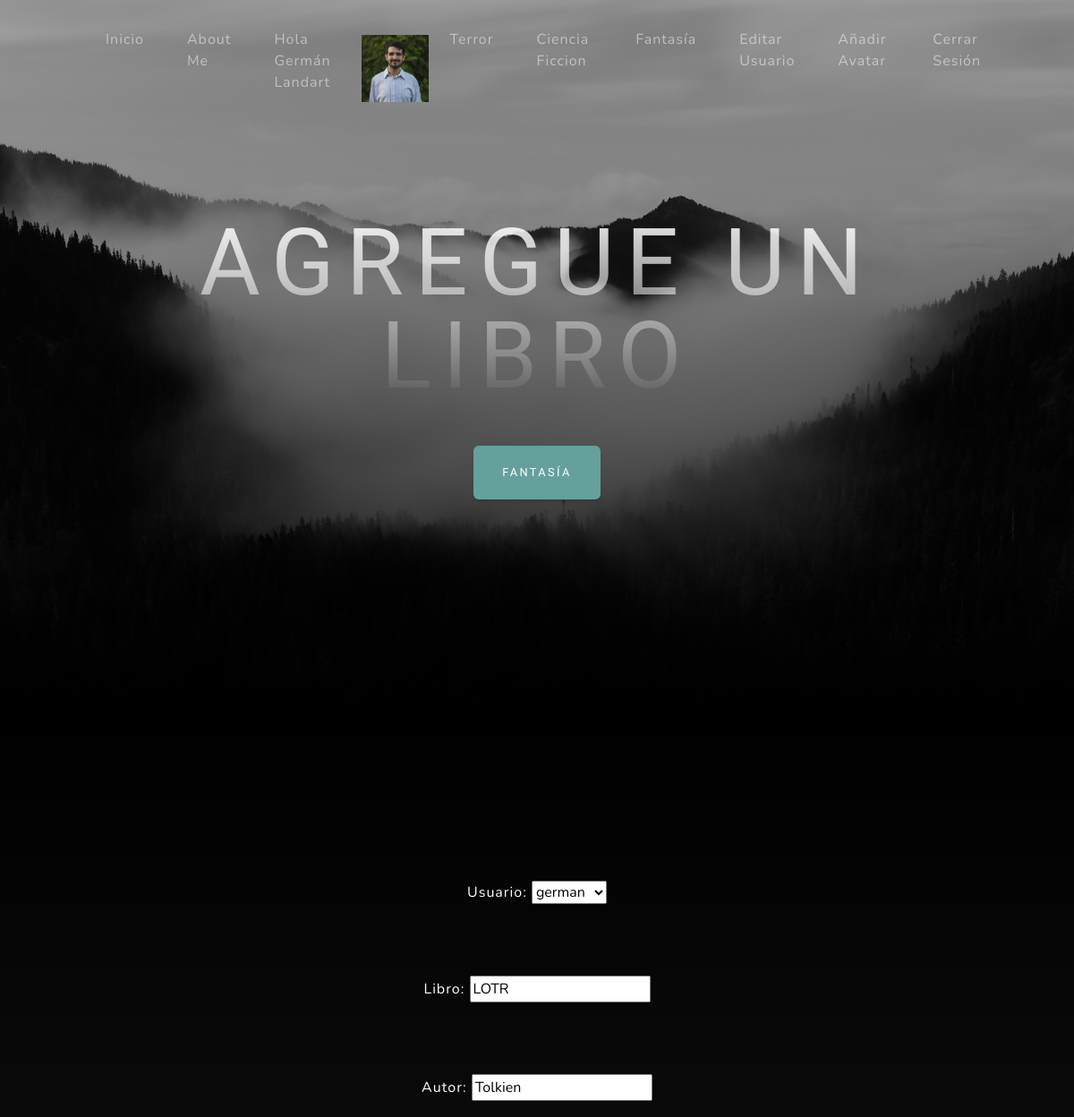
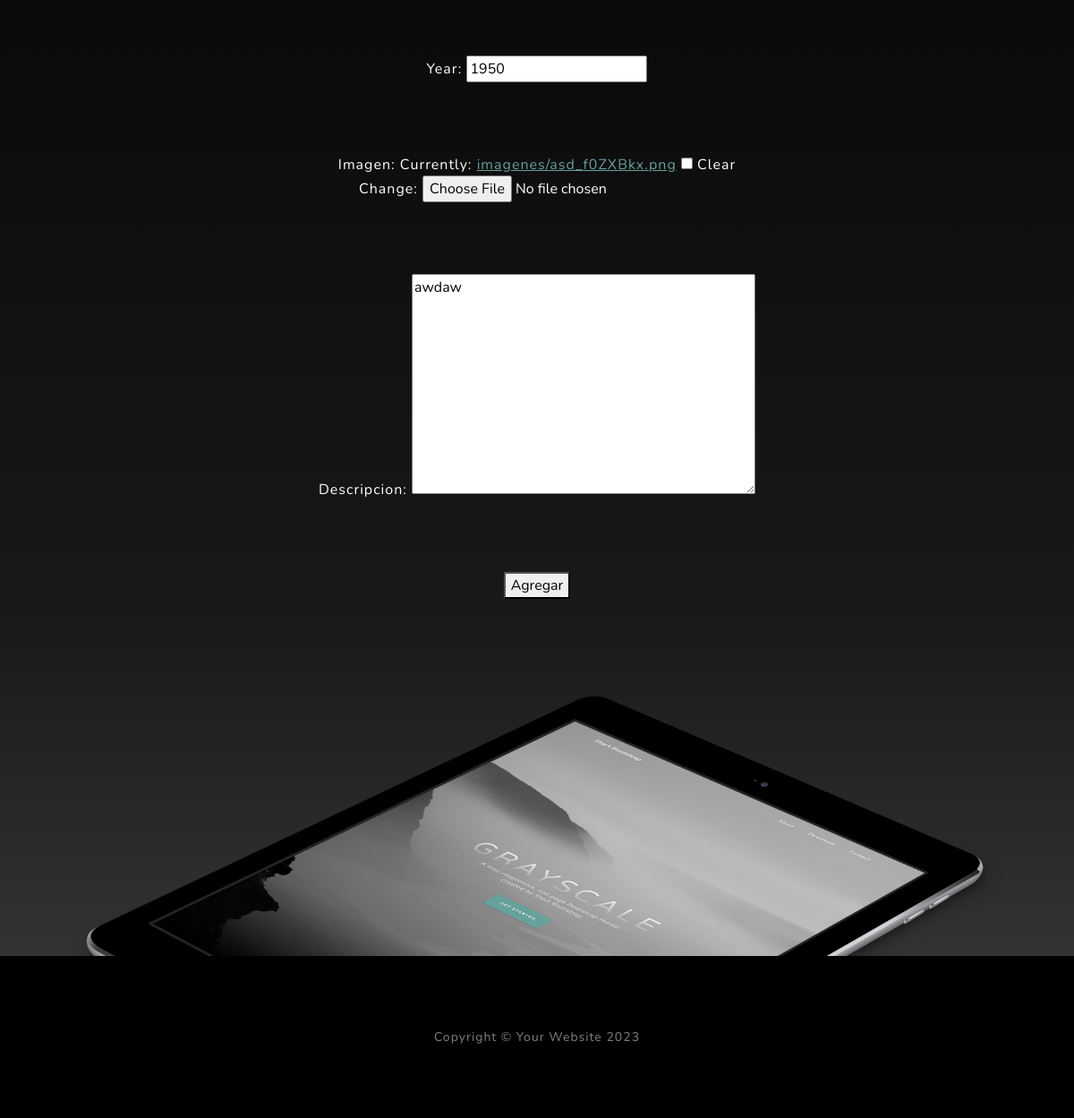
Page /AppCoder/fantasia/editar/2 (signed in) on the committed database (2 pictures, top to bottom).
### AppCoder/models.py (models this page shows, shortened)
class Avatar(models.Model):
    usuario = models.ForeignKey(User, on_delete=models.CASCADE)
    imagen = models.ImageField(upload_to="avatares", null=True, blank=True)

class Fantasia(models.Model):
    libro = models.CharField(max_length=60)
    autor = models.CharField(max_length=60)
    year = models.IntegerField(null=True, blank=True)
    imagen = models.ImageField(null=True, blank=True, upload_to= "imagenes" )
    descripcion = models.TextField(null=True, blank=True)
    usuario = models.ForeignKey(User, on_delete=models.CASCADE, null=True, blank=True)

### AppCoder/views.py (the view)
# urls.py: path("fantasia/editar/<int:pk>", ActualizarFantasia.as_view(), name="FantasiaActualizar"),
class ActualizarFantasia(LoginRequiredMixin, UpdateView):
    model = Fantasia
    success_url = "/AppCoder/fantasia/list"
    fields = ["usuario","libro", "autor", "year", "imagen", "descripcion"]

### AppCoder/templates/AppCoder/fantasia_form.html (shortened to what this page needs)
{% extends "AppCoder/padre.html" %}
{% block titulo %}
AGREGUE UN LIBRO
{% endblock %}
{% block titulo2 %}
FANTASÍA
{% endblock %}
{% block form %}
<form method="POST" enctype="multipart/form-data">
    {{ form.as_p }}
    <button type="submit">Agregar</button>
</form>
<br>
{% endblock  %}

### AppCoder/templates/AppCoder/padre.html (shortened to what this page needs)
<!DOCTYPE html>
<html lang="en">
    <head>
        {% load static %}
        <link href="{% static 'AppCoder/css/styles.css' %}" rel="stylesheet" />
    </head>
    <body id="page-top">
        <nav class="navbar navbar-expand-lg navbar-light fixed-top" id="mainNav">
            <div class="container px-4 px-lg-5">
                <div class="collapse navbar-collapse" id="navbarResponsive">
                    <ul class="navbar-nav ms-auto">
                        <li class="nav-item"><a class="nav-link" href="{% url 'Inicio' %}">Inicio</a></li>
                        <li class="nav-item"><a class="nav-link" href="{% url 'About' %}">About Me</a></li>
                        {% if request.user.is_authenticated %}
                        <li class="nav-item" style="display: flex; align-items: center;">
                        <p class="nav-link" style="color: rgba(255, 255, 255, 0.5);">Hola {{user.first_name}} {{user.last_name}}</p>
                        {% with user.avatar_set.first as miAvatar %}
                        {% if miAvatar  %}
                        <img src="{{miAvatar.imagen.url}}" alt="No encontró la imagen" width="75" height="75">
                        {% endif %}
                        {% endwith %}
                        <li class="nav-item"><a class="nav-link" href="{% url 'TerrorLeer' %}">Terror</a></li>
                        <li class="nav-item"><a class="nav-link" href="{% url 'CienciaFiccionLeer' %}">Ciencia Ficcion</a></li>
                        <li class="nav-item"><a class="nav-link" href="{% url 'FantasiaLeer' %}">Fantasía</a></li>
                        <li class="nav-item"><a class="nav-link" href="{% url 'EditarUsuario' %}">Editar Usuario</a></li>
                        <li class="nav-item"><a class="nav-link" href="{% url 'Avatar' %}">Añadir Avatar</a></li>
                        <li class="nav-item"><a class="nav-link" href="{% url 'Logout' %}">Cerrar Sesión</a></li>
                        {% else %}
                        <li class="nav-item"><a class="nav-link" href="{% url 'SignUp' %}">Registrarse</a></li>
                        <li class="nav-item"><a class="nav-link" href="{% url 'Login' %}">Iniciar Sesión</a></li>
                        {% endif %}
                    </ul>
                </div>
            </div>
        </nav>
        <header class="masthead">
            <div class="container px-4 px-lg-5 d-flex h-100 align-items-center justify-content-center">
                <div class="d-flex justify-content-center">
                    <div class="text-center">
                        <h1 class="mx-auto my-0 text-uppercase">
                        {% block titulo %}
                        {% endblock %}
                        </h1>
                        <a class="btn btn-primary" href="#bajar">
                            {% block titulo2 %}
                            {% endblock %}
                        </a>
                    </div>
                </div>
            </div>
        </header>
        <section class="about-section text-center" id="bajar">
            <div class="container px-4 px-lg-5">
                <div class="row gx-4 gx-lg-5 justify-content-center">
                    <div class="col-lg-8">
                        <font color="white"font>
                        {% block form %}
                        {% endblock %}
                    </div>
                </div>
                <img class="img-fluid" src="{% static 'AppCoder/assets/img/ipad.png' %}" alt="..." />
            </div>
        </section>
        <footer class="footer bg-black small text-center text-white-50"><div class="container px-4 px-lg-5">Copyright &copy; Your Website 2023</div></footer>
    </body>
</html>

### rows in the picture
Avatar: imagen (picture)
Fantasia: usuario "german", libro "LOTR", autor "Tolkien", year "1950", descripcion "awdaw"

### other values in the picture
{{ user.first_name }} "Germán"
{{ user.last_name }} "Landart"
